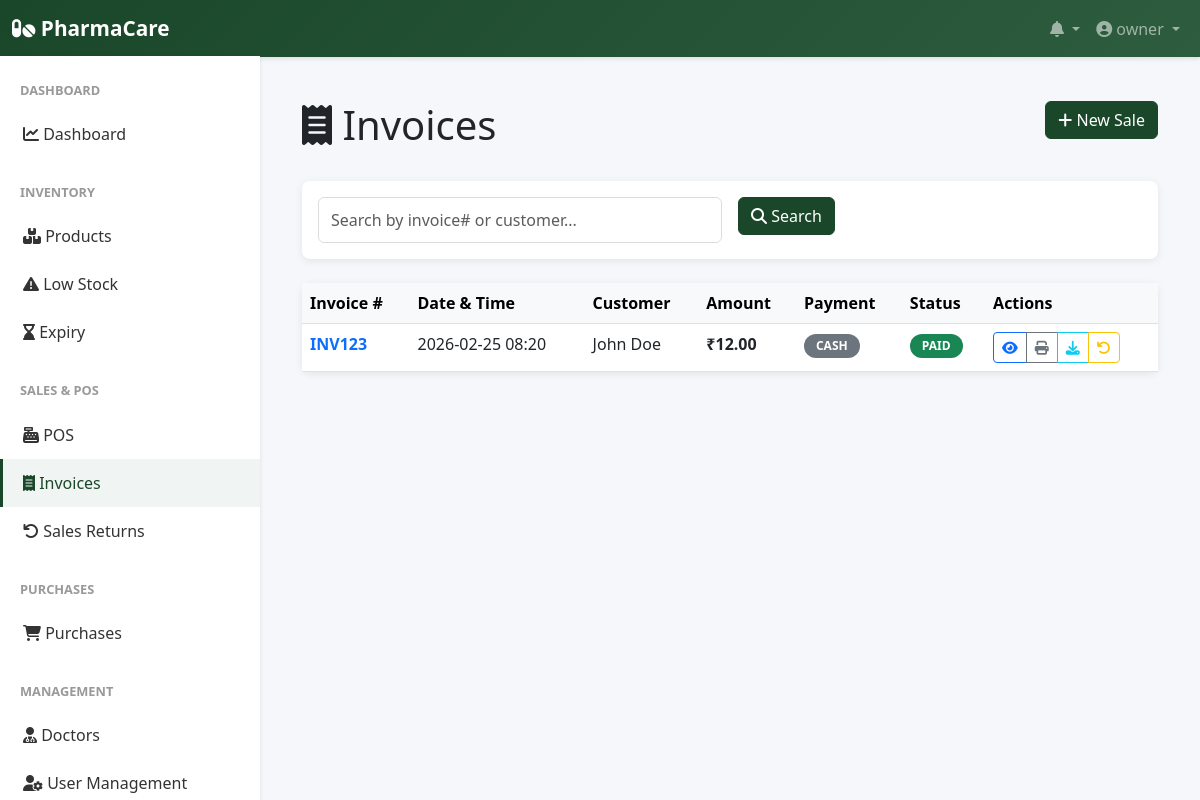
Screenshot of /sales/invoices (signed in) with the database file from the repository.
### app/models.py (models this page shows, shortened)
class User(UserMixin, db.Model):
    __tablename__ = 'user'
    id = db.Column(db.Integer, primary_key=True)
    company_id = db.Column(db.Integer, db.ForeignKey('company.id'), nullable=False)
    role = db.Column(db.String(20), default='manager')
    username = db.Column(db.String(255), unique=True, nullable=False)
    password_hash = db.Column(db.String(255), nullable=False)
    is_active = db.Column(db.Boolean, default=True)
    last_login = db.Column(db.DateTime)
    created_date = db.Column(db.DateTime, default=datetime.utcnow)
    updated_date = db.Column(db.DateTime, default=datetime.utcnow, onupdate=datetime.utcnow)
    company = db.relationship('Company', back_populates='user')

class Sale(db.Model):
    __tablename__ = 'sale'
    id = db.Column(db.Integer, primary_key=True)
    company_id = db.Column(db.Integer, db.ForeignKey('company.id'), nullable=False)
    customer_id = db.Column(db.Integer, db.ForeignKey('customer.id'))
    invoice_number = db.Column(db.String(50), unique=True, nullable=False)
    invoice_date = db.Column(db.DateTime, default=datetime.utcnow)
    customer_name = db.Column(db.String(255))
    customer_phone = db.Column(db.String(20))
    subtotal = db.Column(db.Float, nullable=False)
    tax_amount = db.Column(db.Float, default=0)
    discount_amount = db.Column(db.Float, default=0)
    total_amount = db.Column(db.Float, nullable=False)
    payment_method = db.Column(db.String(50), nullable=False)  # 'cash', 'card', 'upi', 'bank', 'credit'
    payment_status = db.Column(db.String(50), default='paid')  # 'paid', 'pending', 'partial'
    notes = db.Column(db.Text)
    is_cancelled = db.Column(db.Boolean, default=False)
    cancellation_reason = db.Column(db.String(255))
    created_date = db.Column(db.DateTime, default=datetime.utcnow)
    updated_date = db.Column(db.DateTime, default=datetime.utcnow, onupdate=datetime.utcnow)
    company = db.relationship('Company', back_populates='sales')
    customer = db.relationship('Customer', back_populates='sales')
    items = db.relationship('SaleItem', back_populates='sale', cascade='all, delete-orphan')
    returns = db.relationship('SalesReturn', back_populates='sale', cascade='all, delete-orphan')
    doctor_id = db.Column(db.Integer, db.ForeignKey('doctor.id'))
    doctor = db.relationship('Doctor', back_populates='consultations')

### app/routes/sales.py (the view, shortened to what this page needs)
@sales_bp.route('/invoices')
@login_required
def invoices_list():
    company_id = current_user.company_id
    page = request.args.get('page', 1, type=int)
    search = request.args.get('search', '')
    query = Sale.query.filter_by(company_id=company_id)
    sales = query.order_by(Sale.invoice_date.desc()).paginate(page=page, per_page=20)
    return render_template('sales/invoices_list.html', sales=sales, search=search)

### app/templates/sales/invoices_list.html (shortened to what this page needs)
{% extends "base.html" %}
{% block content %}
<div class="container-fluid py-4">
    <div class="row mb-4">
        <div class="col-md-6">
            <h1><i class="fas fa-receipt"></i> Invoices</h1>
        </div>
        <div class="col-md-6 text-end">
            <a href="{{ url_for('sales.pos') }}" class="btn btn-primary">
                <i class="fas fa-plus"></i> New Sale
            </a>
        </div>
    </div>
    <div class="card mb-4">
        <div class="card-body">
            <form method="get" class="row g-3">
                <div class="col-md-6">
                    <input type="text" name="search" class="form-control" placeholder="Search by invoice# or customer..." value="{{ search or '' }}">
                </div>
                <div class="col-md-6">
                    <button type="submit" class="btn btn-primary">
                        <i class="fas fa-search"></i> Search
                    </button>
                </div>
            </form>
        </div>
    </div>
    <div class="card">
        <div class="table-responsive">
            <table class="table table-hover mb-0">
                <thead class="table-light">
                    <tr>
                        <th>Invoice #</th>
                        <th>Date & Time</th>
                        <th>Customer</th>
                        <th>Amount</th>
                        <th>Payment</th>
                        <th>Status</th>
                        <th>Actions</th>
                    </tr>
                </thead>
                <tbody>
                    {% if sales.items %}
                        {% for sale in sales.items %}
                        <tr>
                            <td>
                                <a href="{{ url_for('sales.invoice_detail', sale_id=sale.id) }}" class="text-decoration-none">
                                    <strong>{{ sale.invoice_number }}</strong>
                                </a>
                            </td>
                            <td>{{ sale.invoice_date.strftime('%Y-%m-%d %H:%M') if sale.invoice_date else '' }}</td>
                            <td>{{ sale.customer_name or 'Walk-in' }}</td>
                            <td><strong>₹{{ "%.2f"|format(sale.total_amount) }}</strong></td>
                            <td>
                                <span class="badge bg-secondary">{{ sale.payment_method.upper() }}</span>
                            </td>
                            <td>
                                {% if sale.is_cancelled %}
                                    <span class="badge bg-danger">CANCELLED</span>
                                {% else %}
                                    <span class="badge bg-{{ 'success' if sale.payment_status == 'paid' else 'warning' }}">
                                        {{ sale.payment_status.upper() }}
                                    </span>
                                {% endif %}
                            </td>
                            <td>
                                <div class="btn-group btn-group-sm" role="group">
                                    <a href="{{ url_for('sales.invoice_detail', sale_id=sale.id) }}" class="btn btn-outline-primary" title="View">
                                        <i class="fas fa-eye"></i>
                                    </a>
                                    <a href="{{ url_for('sales.print_invoice', sale_id=sale.id) }}" class="btn btn-outline-secondary" title="Print">
                                        <i class="fas fa-print"></i>
                                    </a>
                                    <a href="{{ url_for('sales.download_invoice_pdf', sale_id=sale.id) }}" class="btn btn-outline-info" title="Download PDF">
                                        <i class="fas fa-download"></i>
                                    </a>
                                    {% if not sale.is_cancelled %}
                                    <a href="{{ url_for('sales.process_return', sale_id=sale.id) }}" class="btn btn-outline-warning" title="Return">
                                        <i class="fas fa-undo"></i>
                                    </a>
                                    {% endif %}
                                </div>
                            </td>
                        </tr>
                        {% endfor %}
                    {% else %}
                    <tr>
                        <td colspan="7" class="text-center py-4 text-muted">
                            No invoices found. <a href="{{ url_for('sales.pos') }}">Create a new sale.</a>
                        </td>
                    </tr>
                    {% endif %}
                </tbody>
            </table>
        </div>
    </div>
</div>
{% endblock %}

### app/templates/base.html (shortened to what this page needs)
<!DOCTYPE html>
<html lang="en">
<head>
    <link href="https://cdn.jsdelivr.net/npm/bootstrap@5.3.0/dist/css/bootstrap.min.css" rel="stylesheet">
    <link rel="stylesheet" href="https://cdnjs.cloudflare.com/ajax/libs/font-awesome/6.4.0/css/all.min.css">
</head>
<body>
    <nav class="navbar navbar-expand-lg navbar-dark">
        <div class="container-fluid">
            <a class="navbar-brand" href="{{ url_for('dashboard.dashboard') }}">
                <i class="fas fa-pills"></i> PharmaCare
            </a>
            <div class="collapse navbar-collapse" id="navbarNav">
                <ul class="navbar-nav ms-auto">
                    {% if current_user.is_authenticated %}
                    <li class="nav-item dropdown">
                        <a class="nav-link dropdown-toggle" href="#" id="alertsDropdown" role="button" data-bs-toggle="dropdown">
                            <i class="fas fa-bell"></i>
                        </a>
                    </li>
                    <li class="nav-item dropdown">
                        <a class="nav-link dropdown-toggle" href="#" id="userDropdown" role="button" data-bs-toggle="dropdown">
                            <i class="fas fa-user-circle"></i> {{ current_user.username }}
                        </a>
                    </li>
                    {% endif %}
                </ul>
            </div>
        </div>
    </nav>
    {% if current_user.is_authenticated %}
    <div class="sidebar">
        <nav class="nav flex-column">
            <div class="nav-section-title">Dashboard</div>
            <a class="nav-link {% if request.endpoint == 'dashboard.dashboard' %}active{% endif %}" href="{{ url_for('dashboard.dashboard') }}">
                <i class="fas fa-chart-line"></i> Dashboard
            </a>
            <div class="nav-section-title">Inventory</div>
            <a class="nav-link {% if 'inventory' in request.path %}active{% endif %}" href="{{ url_for('inventory.products_list') }}">
                <i class="fas fa-boxes"></i> Products
            </a>
            <a class="nav-link {% if request.endpoint == 'inventory.low_stock_report' %}active{% endif %}" href="{{ url_for('inventory.low_stock_report') }}">
                <i class="fas fa-exclamation-triangle"></i> Low Stock
            </a>
            <a class="nav-link {% if request.endpoint == 'inventory.expiry_report' %}active{% endif %}" href="{{ url_for('inventory.expiry_report') }}">
                <i class="fas fa-hourglass-end"></i> Expiry
            </a>
            <div class="nav-section-title">Sales & POS</div>
            <a class="nav-link {% if request.endpoint == 'sales.pos' %}active{% endif %}" href="{{ url_for('sales.pos') }}">
                <i class="fas fa-cash-register"></i> POS
            </a>
            <a class="nav-link {% if 'invoices' in request.path %}active{% endif %}" href="{{ url_for('sales.invoices_list') }}">
                <i class="fas fa-receipt"></i> Invoices
            </a>
            <a class="nav-link {% if request.endpoint == 'sales.sales_returns_list' %}active{% endif %}" href="{{ url_for('sales.sales_returns_list') }}">
                <i class="fas fa-undo"></i> Sales Returns
            </a>
            <div class="nav-section-title">Purchases</div>
            <a class="nav-link {% if 'purchases' in request.path %}active{% endif %}" href="{{ url_for('purchases.purchases_list') }}">
                <i class="fas fa-shopping-cart"></i> Purchases
            </a>
            <div class="nav-section-title">Management</div>
            <a class="nav-link {% if 'doctors' in request.path %}active{% endif %}" href="{{ url_for('doctors.doctors_list') }}">
                <i class="fas fa-user-md"></i> Doctors
            </a>
            {% if current_user.role == 'owner' %}
            <a class="nav-link {% if 'users' in request.path %}active{% endif %}" href="{{ url_for('users.users_list') }}">
                <i class="fas fa-user-cog"></i> User Management
            </a>
            {% endif %}
        </nav>
    </div>
    {% endif %}
    <div class="{% if current_user.is_authenticated %}main-content{% else %}container mt-5{% endif %}">
        {% block content %}{% endblock %}
    </div>
</body>
</html>

### app/templates/base.html (style rules this page uses)
:root { --primary-color: #1a472a; --secondary-color: #2d5c3f; --danger-color: #dc3545; --success-color: #28a745; --warning-color: #ffc107; --info-color: #17a2b8; }
body { font-family: 'Segoe UI', Tahoma, Geneva, Verdana, sans-serif; background-color: #f5f7fa; }
.navbar { background: linear-gradient(135deg, var(--primary-color), var(--secondary-color)); box-shadow: 0 2px 4px rgba(0,0,0,0.1); }
.navbar-brand { font-weight: 600; font-size: 1.3rem; }
.sidebar { background: white; box-shadow: 0 2px 4px rgba(0,0,0,0.1); position: fixed; left: 0; top: 56px; bottom: 0; width: 260px; overflow-y: auto; z-index: 100; }
.main-content { margin-left: 260px; padding: 30px; padding-top: 20px; }
.sidebar .nav-link { color: #333; padding: 12px 20px; border-left: 3px solid transparent; transition: all 0.3s ease; }
.sidebar .nav-link.active { background-color: #f0f5f3; border-left-color: var(--primary-color); color: var(--primary-color); font-weight: 500; }
.sidebar .nav-section-title { font-size: 0.8rem; font-weight: 600; color: #999; text-transform: uppercase; padding: 15px 20px 10px; margin-top: 10px; }
.card { border: none; box-shadow: 0 2px 8px rgba(0,0,0,0.08); border-radius: 8px; }
.btn-primary { background-color: var(--primary-color); border-color: var(--primary-color); }
.badge { padding: 6px 12px; border-radius: 20px; }
.form-control, .form-select { border: 1px solid #ddd; border-radius: 6px; padding: 10px 12px; }

### rows the page displays
User: username "owner"
Sale: invoice_number "INV123", invoice_date "2026-02-25 08:20", customer_name "John Doe", total_amount "12.00", payment_method "CASH", payment_status "PAID"
